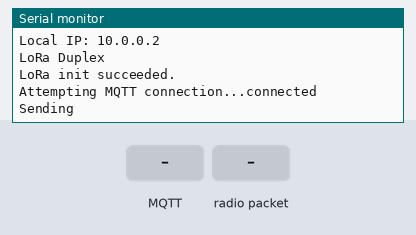
A sketch run on a simulated ESP32. Parts: the last lines printed to the serial monitor. Inputs (shaded band) come from the test bench. Random numbers use the default seed unless the sketch sets one; no radio packets arrive unless stated; no MQTT or app messages arrive unless stated.

Above: at 7.2 s.
7.3 s: MQTT message "1" arrives on the first subscribed topic
At 8.6 s:
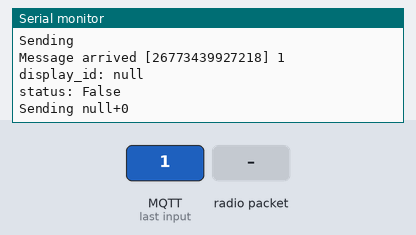
8.8 s: radio packet "1" arrives
At 9.7 s:
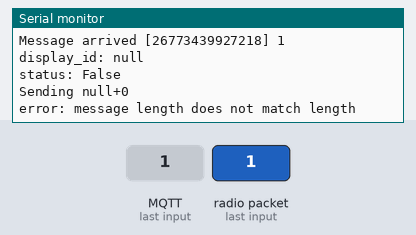
10.3 s: MQTT message "on" arrives on the first subscribed topic
At 10.9 s:
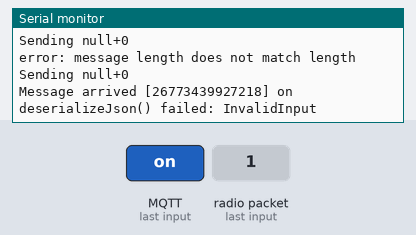
11.8 s: MQTT message "off" arrives on the first subscribed topic
At 13.2 s:
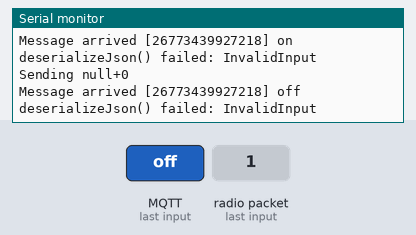

Measured:
- after the input at 7.3 s, the serial monitor: prints a new line at once (image 1)
- after the input at 8.8 s, the serial monitor: prints a new line at once (image 2)
- after the input at 10.3 s, the serial monitor: prints a new line at once (image 3)
- after the input at 11.8 s, the serial monitor: prints a new line at once (image 4)

The sketch:

esp32-lora-gsm-starter-gw.ino
```cpp
#define TINY_GSM_MODEM_BG96
#include <TinyGsmClient.h>
#include <PubSubClient.h>
#include <ArduinoJson.h>
#include <SPI.h>
#include <LoRa.h>
#define SerialMon Serial

TinyGsm modem(Serial2);
TinyGsmClient espClient(modem);
PubSubClient client(espClient);

#define MODEM_TX    17
#define MODEM_RX    16

// MQTT Broker details
const char* mqtt_server = "4.240.114.7";
const int mqtt_port = 1883;
const char* mqtt_user = "BarifloLabs";
const char* mqtt_password = "Bfl@123";
const char* client_id = "RangeLink";
const char* topic_pub = "26773439927218/data";
const char* topic_sub = "26773439927218";

int year,month, day, hour, minute, second;
float timezone;

#define MSG_BUFFER_SIZE 50
char msg[MSG_BUFFER_SIZE];
String incomingMessage;
byte msgCount = 0;
byte localAddress = 0xA34;
byte destination = 0xBC;
long lastSendTime = 0;
int interval = 2000;

// LoRa module pin configuration
#define SS 5
#define RST 14
#define DIO0 2

const char apn[] = "airtelgprs.com";
const char gprsUser[] = "";
const char gprsPass[] = "";

void setup_gsm() {
  SerialMon.begin(115200);
  delay(10);

  Serial2.begin(115200, SERIAL_8N1, MODEM_RX, MODEM_TX);
  delay(6000);

  SerialMon.println("Initializing modem...");
  if (!modem.restart()) {
    SerialMon.println("Failed to restart modem, halting");
    while (true);
  }

  String modemInfo = modem.getModemInfo();
  SerialMon.print("Modem Info: ");
  SerialMon.println(modemInfo);

  SerialMon.print("Waiting for network...");
  if (!modem.waitForNetwork()) {
    SerialMon.println(" fail");
    delay(10000);
    return;
  }
  SerialMon.println(" success");

  if (modem.isNetworkConnected()) {
    SerialMon.println("Network connected");
  }

  SerialMon.print(F("Connecting to "));
  SerialMon.print(apn);

  if (!modem.gprsConnect(apn, gprsUser, gprsPass)) {
    SerialMon.println(" fail");
    delay(10000);
    return;
  }
  SerialMon.println(" success");

  if (modem.isGprsConnected()) {
    SerialMon.println("GPRS connected");
    SerialMon.print("Local IP: ");
    SerialMon.println(modem.localIP());
  }
}

void callback(char* topic, byte* payload, unsigned int length) {
  Serial.print("Message arrived [");
  Serial.print(topic);
  Serial.print("] ");
  for (unsigned int i = 0; i < length; i++) {
    Serial.print((char)payload[i]);


  }
  Serial.println();

  String incoming = "";
  for (unsigned int i = 0; i < length; i++) {
    incoming += (char)payload[i];
  }

  StaticJsonDocument<512> doc;
  DeserializationError error = deserializeJson(doc, payload, length);
  if (error) {
    Serial.print("deserializeJson() failed: ");
    Serial.println(error.c_str());
    return;
  }

  String displayId = doc["display_id"];
  bool status = doc["status"];
  String status1 = String(status);
  incomingMessage = displayId + "+" + status1;
  Serial.print("display_id: ");
  Serial.println(displayId);
  Serial.print("status: ");
  Serial.println(status ? "True" : "False");
}

void reconnect() {
  while (!client.connected()) {
    Serial.print("Attempting MQTT connection...");
    if (client.connect(client_id, mqtt_user, mqtt_password)) {
      Serial.println("connected");
      client.publish(topic_pub, "{\"status\":\"connected\"}");
      client.subscribe(topic_sub);
    } else {
      Serial.print("failed, rc=");
      Serial.print(client.state());
      Serial.println(" try again in 5 seconds");
      delay(5000);
    }
  }
}

void sendMessage(String outgoing) {
  LoRa.beginPacket();
  LoRa.write(destination);
  LoRa.write(localAddress);
  LoRa.write(msgCount);
  LoRa.write(outgoing.length());
  LoRa.print(outgoing);
  LoRa.endPacket();
  msgCount++;
}

void onReceive(int packetSize) {
  if (packetSize == 0) return;
  int recipient = LoRa.read();
  byte sender = LoRa.read();
  byte incomingMsgId = LoRa.read();
  byte incomingLength = LoRa.read();
  String incoming = "";
  while (LoRa.available()) {
    incoming += (char)LoRa.read();
  }
  if (incomingLength != incoming.length()) {
    Serial.println("error: message length does not match length");
    return;
  }
  if (recipient != localAddress && recipient != 0xA34) {
    Serial.println("This message is not for me.");
    return;
  }
  Serial.println("Received from: 0x" + String(sender, HEX));
  Serial.println("Sent to: 0x" + String(recipient, HEX));
  Serial.println("Message ID: " + String(incomingMsgId));
  Serial.println("Message length: " + String(incomingLength));
  Serial.println("Message: " + incoming);
  Serial.println("RSSI: " + String(LoRa.packetRssi()));
  Serial.println("Snr: " + String(LoRa.packetSnr()));
  Serial.println();
  delay(1000);

  // Fetch network time and publish messages
  if (modem.getNetworkTime(&year, &month, &day, &hour, &minute, &second, &timezone)) {
    char formattedTime[20];
    sprintf(formattedTime, "%04d-%02d-%02d %02d:%02d:%02d", year, month, day, hour, minute, second);

    StaticJsonDocument<200> doc;

    doc["dataPoint"] = formattedTime;
    doc["paramType"] = "Data";
    doc["paramValue"] = incoming;
    doc["deviceId"] = "26773439927218";

    char jsonBuffer[512];
    serializeJson(doc, jsonBuffer);

    Serial.print("Publishing received data message: ");
    Serial.println(jsonBuffer);
    client.publish(topic_pub, jsonBuffer);

    doc.clear();

    doc["dataPoint"] = formattedTime;
    doc["paramType"] = "SNR";
    doc["paramValue"] = String(LoRa.packetSnr());
    doc["deviceId"] = "26773439927218";

    serializeJson(doc, jsonBuffer);

    Serial.print("Publishing SNR message: ");
    Serial.println(jsonBuffer);
    client.publish(topic_pub, jsonBuffer);

    doc.clear();

    doc["dataPoint"] = formattedTime;
    doc["paramType"] = "RSSI";
    doc["paramValue"] = String(LoRa.packetRssi());
    doc["deviceId"] = "26773439927218";

    serializeJson(doc, jsonBuffer);

    Serial.print("Publishing RSSI message: ");
    Serial.println(jsonBuffer);
    client.publish(topic_pub, jsonBuffer);
  }

}

void setup() {
  Serial.begin(115200);
  delay(10);

  // pinMode(MODEM_PWRKEY, OUTPUT);
  // pinMode(MODEM_POWER_ON, OUTPUT);
  // digitalWrite(MODEM_PWRKEY, LOW);
  // digitalWrite(MODEM_POWER_ON, HIGH);

  setup_gsm();
  client.setServer(mqtt_server, mqtt_port);
  client.setCallback(callback);

  while (!Serial);
  Serial.println("LoRa Duplex");
  LoRa.setPins(SS, RST, DIO0);
  if (!LoRa.begin(433E6)) {
    Serial.println("LoRa init failed. Check your connections.");
    while (true);
  }
  Serial.println("LoRa init succeeded.");
}

void loop() {
  if (!client.connected()) {
    reconnect();
  }
  client.loop();
  long now = millis();

  if (now - lastSendTime > interval) {
    sendMessage(incomingMessage);
    Serial.println("Sending " + incomingMessage);
    lastSendTime = now;
    interval = random(2000) + 1000;
  }

  onReceive(LoRa.parsePacket());
}
```
